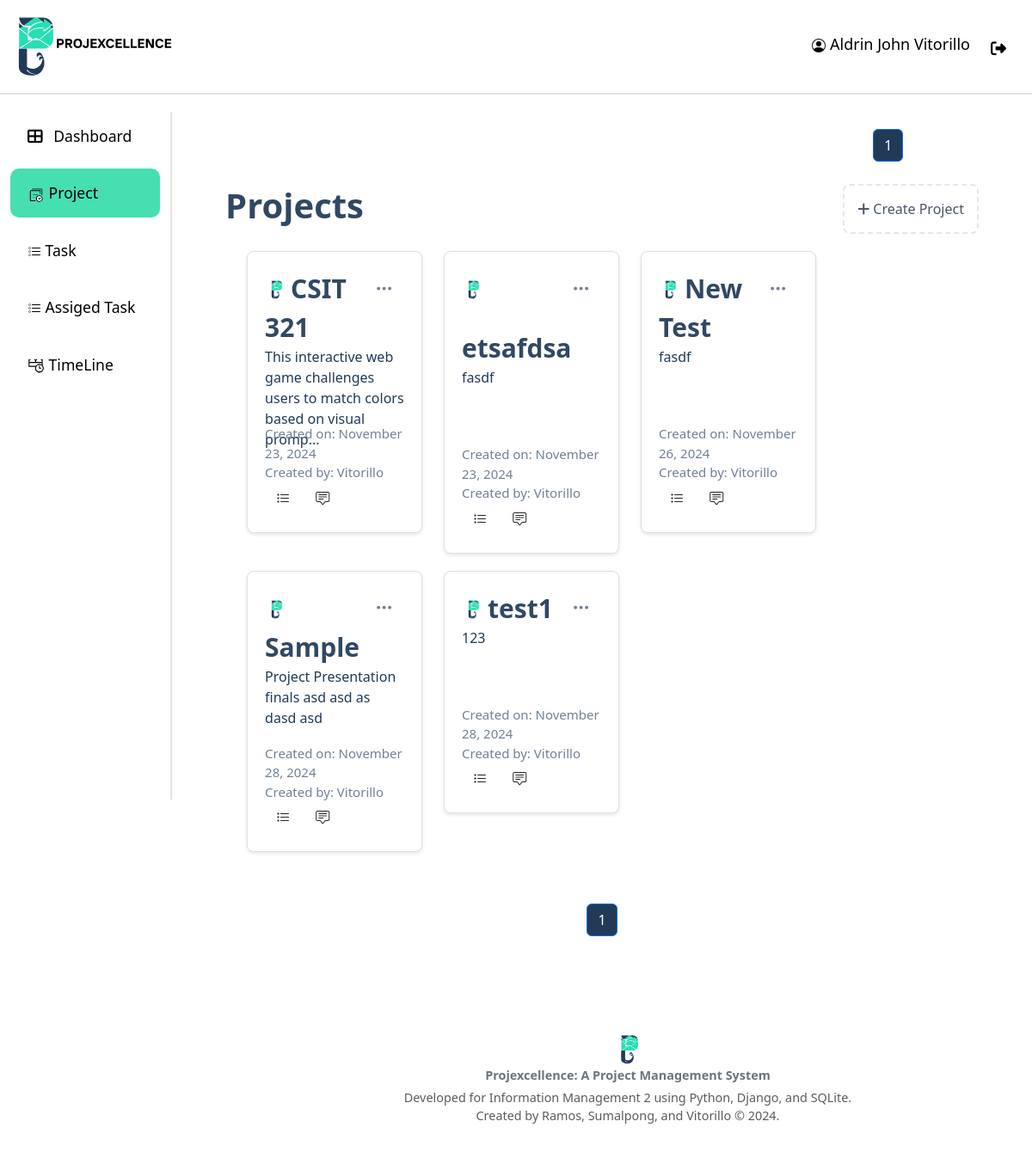
Screenshot of /project/ (signed in) with the database file from the repository.
### api/models.py (models this page shows, shortened)
class User(AbstractUser):
    ROLE_CHOICES = [
        ("ADMIN", "Admin"),
        ("PM", "projectmanger"),
        ("MEMBER", "member"),
    ]
    STATUS_CHOICES = [
        ("APPROVED", "Approved"),
        ("REJECTED", "Rejected"),
        ("PENDING", "Pending"),
    ]
    username = None  # Remove the username field entirely
    email = models.EmailField(_("email address"), unique=True)
    phone_regex = RegexValidator(
        regex=r"^\+?1?\d{9,15}$",
        message="Phone number must be entered in the format: '+999999999'. Up to 15 digits allowed.",
    )
    phone_number = models.CharField(validators=[phone_regex], max_length=17, blank=True)
    role = models.CharField(max_length=10, choices=ROLE_CHOICES, default="EMPLOYEE")
    date_of_hire = models.DateField(blank=True, null=True)
    profile_path = models.ImageField(null=True, blank=True,upload_to='profile/' )
    status = models.CharField(max_length=20, choices=STATUS_CHOICES, default="PENDING")
    groups = models.ManyToManyField(
        "auth.Group",
        verbose_name=_("groups"),
        blank=True,
        related_name="custom_user_set",
        related_query_name="custom_user",
    )
    user_permissions = models.ManyToManyField(
        "auth.Permission",
        verbose_name=_("user permissions"),
        blank=True,
        related_name="custom_user_set",
        related_query_name="custom_user",
    )
    objects = UserManager()
    USERNAME_FIELD = "email"
    REQUIRED_FIELDS = ["first_name", "last_name", "date_of_hire", "password"]

class Project(models.Model):
    project_name = models.CharField(max_length=50)
    description = models.TextField()
    created_by = models.ForeignKey(User, on_delete=models.CASCADE)
    date_created = models.DateTimeField(auto_now_add=True)

### api/views.py (the view)
# urls.py: path("project/", views.project_list, name="project"),
@login_required
def project_list(request):
    projects = Project.objects.filter(models.Q(created_by=request.user) | models.Q(teammembership__user=request.user)).distinct()
    project_filter = ProjectFilter(request.GET, queryset=projects)
    paginator = Paginator(project_filter.qs, 8)  # Paginate the projects, 5 per page
    page_number = request.GET.get("page")
    page_obj = paginator.get_page(page_number)
    edit_project_forms = {project.id: ProjectForm(instance=project) for project in projects}
    context = {
        "page_obj": page_obj,
        "edit_project_forms": edit_project_forms,
        "add_project_form": ProjectForm(),
        "filter": project_filter,
        "projects":projects,
    }
    return render(request, "project.html", context)

### api/templatetags/custom_filters.py (called while the page is built)
@register.filter
def dict_get(d, key):
    return d.get(key)

### api/templates/project.html (shortened to what this page needs)
{% extends "base.html" %}
{% load crispy_forms_tags %}
{% load custom_filters %}
{% load static %}
{% block content %}
<div class="page-container">
 <nav aria-label="Page navigation" class="mt-auto Header_page">
    <ul class="pagination justify-content-center"  style="color: #213A58;">
        {% for num in page_obj.paginator.page_range %}
            {% if page_obj.number == num %}
                <li class="page-item active"><span class="page-link" style="background-color: #213A58; color: white;">{{ num }}</span></li>
            {% elif num > page_obj.number|add:'-3' and num < page_obj.number|add:'3' %}
                <li class="page-item"><a class="page-link" href="?page={{ num }}">{{ num }}</a></li>
            {% endif %}
        {% endfor %}
    </ul>
</nav>
    <div class="content-wrapper">
        <div class="project-top">
            <h1>Projects</h1>
            <div class="add-project" data-bs-toggle="modal" data-bs-target="#addProjectModal">
                <i class="fas fa-plus mr-2"></i> Create Project
            </div>
        </div>
        <div id="projects-list">
            {% for project in page_obj %}
            <div class="project-item" onclick="goToTeam(event, '{% url 'team_list' project.id %}')">
                <div class="project-actions">
                    <div class="dropdown">
                        <button class="btn" type="button" id="dropdownMenuButton" data-bs-toggle="dropdown" aria-expanded="false" onclick="event.stopPropagation()">
                            <i class="bi bi-three-dots" title="Settings"></i>
                        </button>
                    </div>
                    <br>
                </div>
                <div>
                    <div class="project-title">  <img src="{% static 'res/logoPlaceHolder.png' %}" alt="profile pic" class="project-profile">{{ project.project_name }}</div>
                    <div class="project-description">{{ project.description|slice:":80" }}{% if project.description|length > 80 %}...{% endif %}</div>
                    <div class="project-created-date">Created on: {{ project.date_created|date:"F j, Y" }}</div>
                    <div class="project-created-by">Created by: {{ project.created_by.last_name}}</div>
                </div>
                <div class="lower-btn">
                    <button class="btn" id="dropdownMenuButton" aria-expanded="false" >
                        <a class="view-txt" href="{% url 'task_project' 'Pending' project.id %}"> <i class="bi bi-list-task" title="To Do list"></i></a>
                    </button>
                    <button class="btn" type="button" id="dropdownMenuButton" aria-expanded="false" >
                        <a class="view-txt" href="{% url 'blog_post' project.id %}"><i class="bi bi-chat-square-text"title="Chat Box"></i></a>
                    </button>
                </div>
            </div>
            {% empty %}
                <div class="project-item">
                    <h4 class="text-center">No projects found.<br/><small>Create a project to get started.</small></h4>
                </div>
            {% endfor %}
        </div>
        <nav aria-label="Page navigation" class="mt-auto">
            <ul class="pagination justify-content-center">
                {% for num in page_obj.paginator.page_range %}
                    {% if page_obj.number == num %}
                        <li class="page-item active"><span class="page-link" style="background-color: #213A58; color: white;">{{ num }}</span></li>
                    {% elif num > page_obj.number|add:'-3' and num < page_obj.number|add:'3' %}
                        <li class="page-item"><a class="page-link" href="?page={{ num }}">{{ num }}</a></li>
                    {% endif %}
                {% endfor %}
            </ul>
        </nav>
    </div>
</div>
{% endblock content %}

### api/templates/base.html (shortened to what this page needs)
{% load static %}
<!DOCTYPE html>
<html lang="en">
  <head>
    <link
      href="https://cdn.jsdelivr.net/npm/bootstrap@5.3.0/dist/css/bootstrap.min.css"
      rel="stylesheet"
    />
    <link href="https://cdn.jsdelivr.net/npm/bootstrap-icons/font/bootstrap-icons.css" rel="stylesheet">
    <link
      href="https://cdnjs.cloudflare.com/ajax/libs/font-awesome/6.4.0/css/all.min.css"
      rel="stylesheet"
    />
    <link href="https://cdn.jsdelivr.net/npm/bootstrap@5.3.0/dist/css/bootstrap.min.css" rel="stylesheet">
  </head>
  <body>
    <header>
      <div class="header">
          <img src="{% static '/res/slogo.svg' %}" alt="logo" width="200px">
          <div class="profile" >
            <a class="nav-link {% if request.resolver_match.url_name == 'profile' %}active{% endif %}" href="{% url 'profile' %}">
              {{ request.user.first_name|capfirst }} {{ request.user.last_name|capfirst }}
            </a>
            <a class="nav-link" href="{% url 'logout' %}" onclick="event.preventDefault(); document.getElementById('logout-form').submit();" style="margin-top: 5px;">
              <i class="fas fa-sign-out-alt me-2"></i>
            </a>
          </div>
      </div>
    </header>
    <div class="container-fluid">
      <div class="row">
        <nav
          id="sidebarMenu"
          class="col-md-3 col-lg-2 d-md-block sidebar collapse"
        >
          <ul class="nav flex-column">
            <li class="nav-item">
              <a class="nav-link {% if request.resolver_match.url_name == 'dashboard' %}active{% endif %}" href="{% url 'dashboard' %}">
                <i class="fas fa-th-large me-2"></i> Dashboard
              </a>
            </li>
            <li class="nav-item">
              <a class="nav-link {% if request.resolver_match.url_name == 'project' %}active{% endif %}" href="{% url 'project' %}">
                <img src="{% static '/res/projectIcon.svg' %}" alt="logo" width="20px">  Project
              </a>
            </li>
            <li class="nav-item">
              <a class="nav-link {% if request.resolver_match.url_name == 'task' %}active{% endif %}" href="{% url 'task' 'Pending' %}">
                 Task
              </a>
            </li>
            <li class="nav-item">
              <a class="nav-link {% if request.resolver_match.url_name == 'task' %}active{% endif %}" href="{% url 'task' 'Pending' %}">
                 Assiged Task
              </a>
            </li>
            <li class="nav-item">
              <a class="nav-link {% if request.resolver_match.url_name == 'timeline' %}active{% endif %}" href="{% url 'timeline' %}">
                <img src="{% static '/res/timelineIcon.svg' %}" alt="logo" width="20px">  TimeLine
              </a>
            </li>
          </ul>
        </nav>
        <main class="col-md-9 ms-sm-auto col-lg-10 px-md-4 main-content">
          {% block content %}{% endblock content %}
        </main>
      </div>
    </div>
  </body>
  <footer class="footer">
    <div class="container text-center content-container">
      <img src="{% static '/res/logoPlaceHolder.png' %}" alt="logo" width="40px">
      <p class="mb-1 fw-bold">Projexcellence: A Project Management System</p>
      <p class="text-muted">
        Developed for Information Management 2 using Python, Django, and SQLite.<br>
        Created by Ramos, Sumalpong, and Vitorillo &copy; {% now "Y" %}.
      </p>
    </div>
  </footer>
</html>

### api/templates/base.html (style rules this page uses)
.header { overflow: hidden; background-color: #ffffff; padding: 20px 10px; position: fixed; top: 0; width: 100%; z-index: 1000; margin-bottom: 10px; border-bottom: 2px solid #e3e3e3; height: 110px; display: flex; justify-content: space-between; align-items: center; }
.header a { float: left; color: black; text-align: center; padding: 12px; text-decoration: none; font-size: 18px; line-height: 25px; border-radius: 4px; }
body { margin-top: 130px; background-color: #ffffff; }
.sidebar { background-color: #ffffff; color: black; height: 100vh; overflow-y: auto; position: fixed; top: 100; left: 0; z-index: 1000; border-right: 2px solid #e3e3e3; }
.sidebar .nav-link { color: black; padding: 15px 20px; font-size: 1.1rem; margin-bottom: 10px; }
.sidebar .nav-link.active { background-color: #46DFB1; border-radius: 10px; color: black; }
.main-content { margin-left: 0; padding-top: 20px; }
.footer { margin-top: 80px; font-size: 0.9rem; color: #6c757d; background-color: #ffffff; padding: 15px 0; position: relative; margin-left: calc(260px); width: calc(100% - 260px); }
.footer .content-container { margin: 0 auto; max-width: 800px; }

### api/templates/project.html (style rules this page uses)
.page-container { flex-direction: column; height: 90%; margin-left: 4%; margin-right: 4%; user-select: none; }
.content-wrapper { flex: 1; display: flex; flex-direction: column; margin-top: 4px; width: 100%; min-height: 700px; }
#projects-list { margin-top: 20px; margin-bottom: 40px; height: auto; display: flex; flex-direction: row; flex-wrap: wrap; flex-grow: 1; }
.project-item { background-color: #ffffff; border: 1px solid #e0e0e0; border-radius: 8px; padding: 20px; cursor: pointer; transition: all 0.3s ease; box-shadow: 0 2px 4px rgba(0, 0, 0, 0.1); max-width: calc(25% - 15px); width: 320px; min-height: 250px; max-height:fit-content; margin-left: 25px; margin-bottom: 20px; }
.project-top { display: flex; justify-content: space-between; align-items: center; }
.project-title { font-size:30px; color: #314863; font-weight: 600; }
.project-description { font-size: 1rem; color: #213A58; height: 90px; }
.project-profile { width: 25px; height:25px; margin-right: 5px; margin-bottom: 5px; }
.project-created-date { color: #718096; font-size: 15px; display:block; }
.project-created-by { color: #718096; font-size: 15px; }
.add-project { color: #4a5568; cursor: pointer; padding: 15px; border: 2px dashed #e2e8f0; border-radius: 8px; display: inline-block; transition: all 0.3s ease; }
.project-actions { float:right; }
.project-actions i { cursor: pointer; color: #718096; transition: color 0.2s ease; font-size: 1.3em; }
.Header_page { float: right; margin-right: 10%; color:#213A58; margin-bottom: 10px; }
h1 { font-weight: 700; color: #314863; }
.view-txt { margin-top: 10px; color: inherit; text-decoration: none; }

### rows the page displays
User: user.first_name "Aldrin John", user.last_name "Vitorillo"
Project: project_name "CSIT 321", description "This interactive web game challenges users to match colors based on visual promp", date_created "November 23, 2024", created_by.last_name "Vitorillo"
Project: project_name "etsafdsa", description "fasdf", date_created "November 23, 2024", created_by.last_name "Vitorillo"
Project: project_name "New Test", description "fasdf", date_created "November 26, 2024", created_by.last_name "Vitorillo"
Project: project_name "Sample", description "Project Presentation finals asd asd as dasd asd", date_created "November 28, 2024", created_by.last_name "Vitorillo"
Project: project_name "test1", description "123", date_created "November 28, 2024", created_by.last_name "Vitorillo"

### other values shown
{{ num }} "1"
